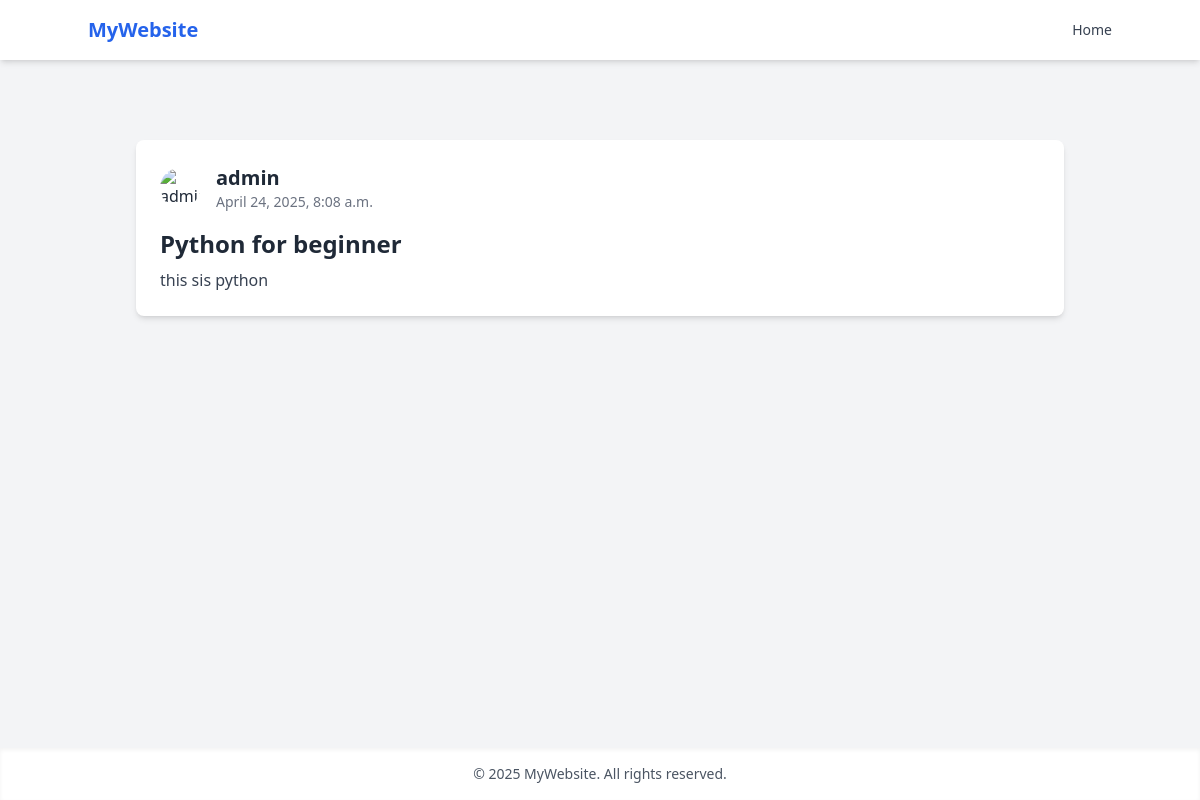
Screenshot of /post/3/ with the database file from the repository.
### app/models.py (models this page shows)
class Post(models.Model):
    user = models.ForeignKey(User,on_delete=models.CASCADE)
    title = models.CharField(max_length=200)
    content = models.TextField()
    created_at = models.DateTimeField(auto_now_add=True,null = True,blank=True)
    updated_at = models.DateTimeField(auto_now=True,null = True,blank=True)

### app/views.py (the view)
# urls.py: path('post/<int:id>/',postdetail,name ="postdetail"),
def postdetail(request,id):
    try :
        post = Post.objects.get(id = id)
    except:
        return render(request,'404.html')
    return render(request,'postdetail.html',{'post':post})

### templates/postdetail.html
{% extends 'base.html' %}
{% block content %}
  <div class="max-w-7xl mx-auto px-6 py-12">
    <div class="bg-white p-6 rounded-lg shadow-md hover:shadow-xl transition-shadow duration-300">
      <div class="flex items-center space-x-4">
        <img src="{{ post.user.avatar_url }}" alt="{{ post.user.username }}'s avatar" class="w-10 h-10 rounded-full">
        <div>
          <h3 class="text-xl font-semibold">{{ post.user.username }}</h3>
          <p class="text-gray-500 text-sm">{{ post.created_at|date:"F j, Y, g:i a" }}</p>
        </div>
      </div>
      <div class="mt-4">
        <h2 class="text-2xl font-bold">{{ post.title }}</h2>
        <p class="mt-2 text-gray-700">{{ post.content }}</p>
      </div>
    </div>
  </div>
{% endblock %}

### rows the page displays
Post: user.username "admin", created_at "April 24, 2025, 8:08 a.m.", title "Python for beginner", content "this sis python"
